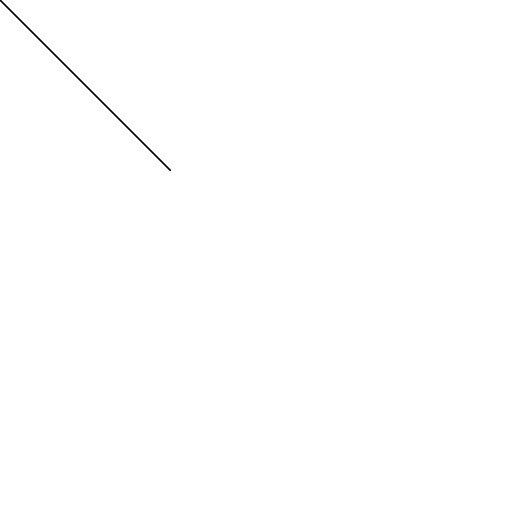
Frame 1 (no input)
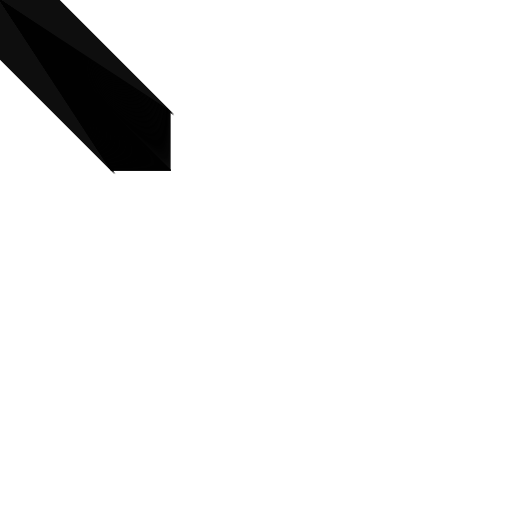
Frame 60 (the mouse pressed at the canvas centre just before this capture)
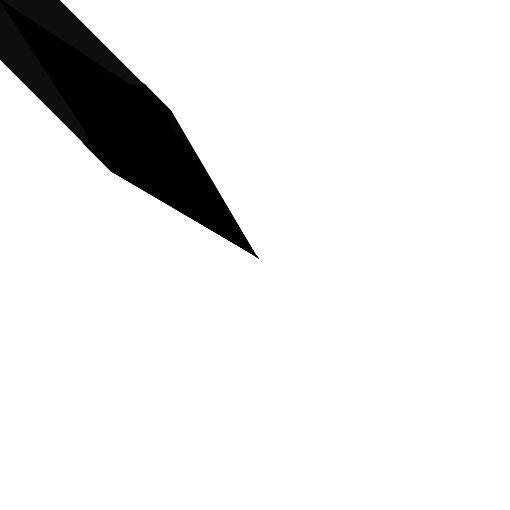
Frame 120 (the mouse held since frame 60 and released just before this capture)

The Processing sketch that drew these frames (run headless with seeded random() and noise(); from frame 60 on, the mouse is pressed at the canvas centre):

// Processing sketch: Code_HW_080415_v3
// ── Code_HW_080415_v3.pde
int xPos;
int yPos;
boolean mouseOverTriangle;

void setup(){
  size(510,510);
  xPos = width/3;
  yPos = height/3;
  background(255,255,255);
}

void draw(){
//  background(mouseY - mouseX);
  fill(mouseX - mouseY,mouseX - mouseY,mouseX - mouseY,mouseX - mouseY);
  stroke(1);
  triangle(xPos, yPos, mouseX, mouseY, mouseX -xPos, mouseY - yPos);
  triangle(yPos, xPos, mouseX, mouseY, mouseX -xPos, mouseY - yPos);
  triangle(xPos, yPos, mouseY, mouseX, mouseX -xPos, mouseY - yPos);
  triangle(xPos, yPos, mouseX, mouseY, mouseY -yPos, mouseX - xPos);
  println("X postition of mouse " + mouseX);
  println(mouseY);
  if (mouseX >= width/2){
    mouseOverTriangle = true;
  }
  else if(mouseX <= xPos){
    mouseOverTriangle = false;
  }
  
  if (mouseOverTriangle == true){
    xPos = xPos + 1;
  }
  else {
    xPos = xPos - 1;
  }
  println(xPos);

}
